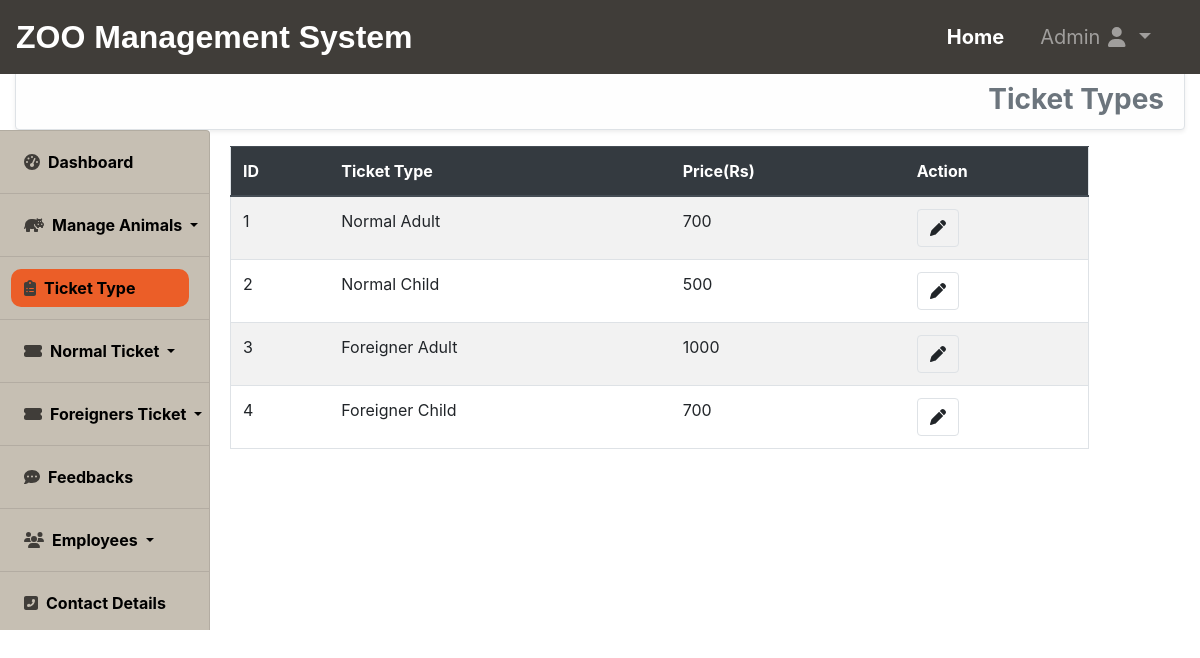
/adminuser/tickettypes/ (signed in), run on the app's committed database.
### core/models.py (models this page shows)
class ticket_price_model(models.Model):
    ttype=models.CharField(max_length=70)
    tprice=models.IntegerField()

### adminuser/views.py (the view)
# urls.py: path('tickettypes/',views.ticket_types,name="tickettypes"),
def ticket_types(request):
    if request.user.is_authenticated:
        page='Ticket Types'
        types=ticket_price_model.objects.all()
        return render(request,'adminuser/tickettypes.html',{'page':page,'types':types})
    else:
        return HttpResponseRedirect('/adminuser/adminlogin/')

### adminuser/templates/adminuser/tickettypes.html (shortened to what this page needs)
{% extends 'core/base.html' %}
{% load static %}
{% block navigationbar %}
    {% include 'core/navbar.html' %}
{% endblock navigationbar %}
{% block content %}
    <div class="container-fluid" style="margin-top:70px;">
    <h3 class="text-secondary font-weight-bold  text-right alert alert-light border shadow-sm" style="z-index:0;">{{page}}</h3>
        <div class="row">
            {% include 'adminuser/sidebar.html' %}
            <div class="col-sm-12 col-md-9 col-lg-10 offset-md-3 offset-lg-2 margin-main">
                <div class="container-fluid">
                    <div class="row">
                        <div class="col-md-11">
                            <table class="table table-striped border">
                                <thead class="thead-dark">
                                    <tr>
                                        <th>ID</th>
                                        <th>Ticket Type</th>
                                        <th>Price(Rs)</th>
                                        <th>Action</th>
                                    </tr>
                                </thead>
                                <tbody>
                                    {% for type in types %}
                                        <tr>
                                            <td>{{type.id}}</td>
                                            <td>{{type.ttype}}</td>
                                            <td>{{type.tprice}}</td>
                                            <td>
                                                <a href="{% url 'edittickettype' type.id %}" class="btn border"><i class="fas fa-pen"></i></a>
                                            </td>
                                        </tr>
                                    {% endfor %}
                                </tbody>
                            </table>
                        </div>
                    </div>
                </div>
            </div>
        </div>
    </div>
{% endblock content %}

### data on the page
ticket_price_model: id "1", ttype "Normal Adult", tprice "700"
ticket_price_model: id "2", ttype "Normal Child", tprice "500"
ticket_price_model: id "3", ttype "Foreigner Adult", tprice "1000"
ticket_price_model: id "4", ttype "Foreigner Child", tprice "700"

### other printed values
{{ page }} "Ticket Types"
